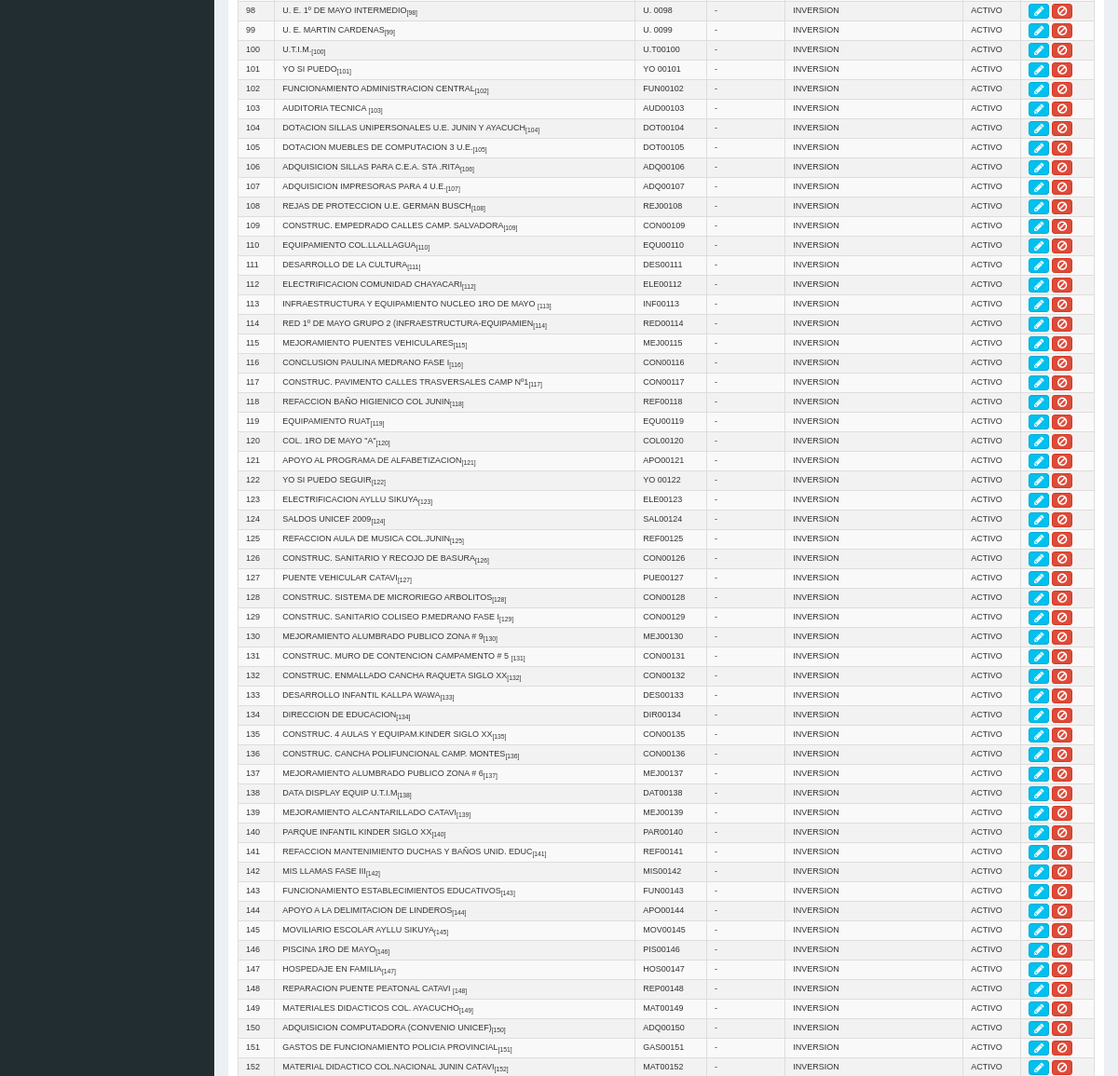
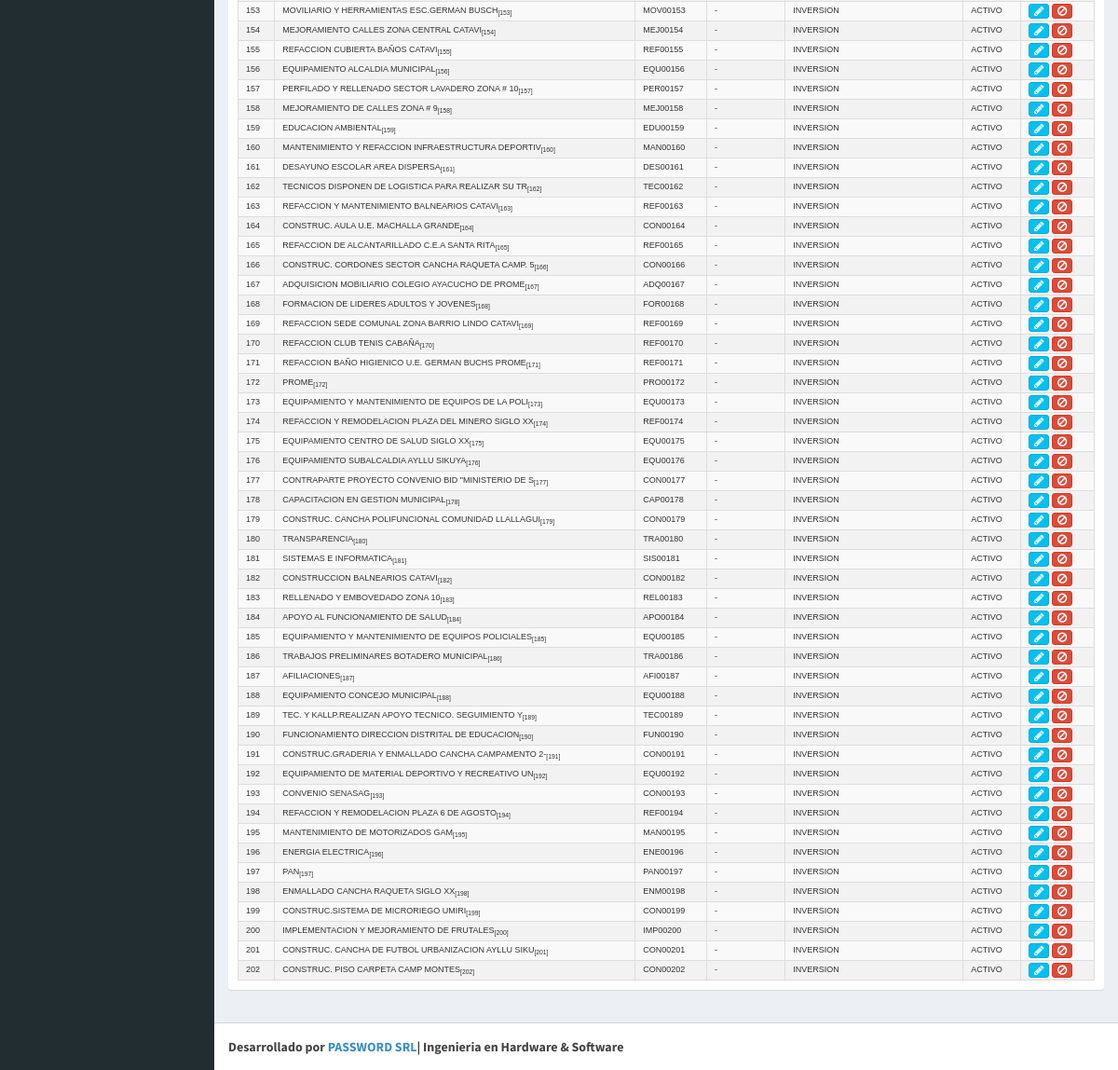
Before: /index.php/programa (lower part) with the older database file (2 pictures, top to bottom).
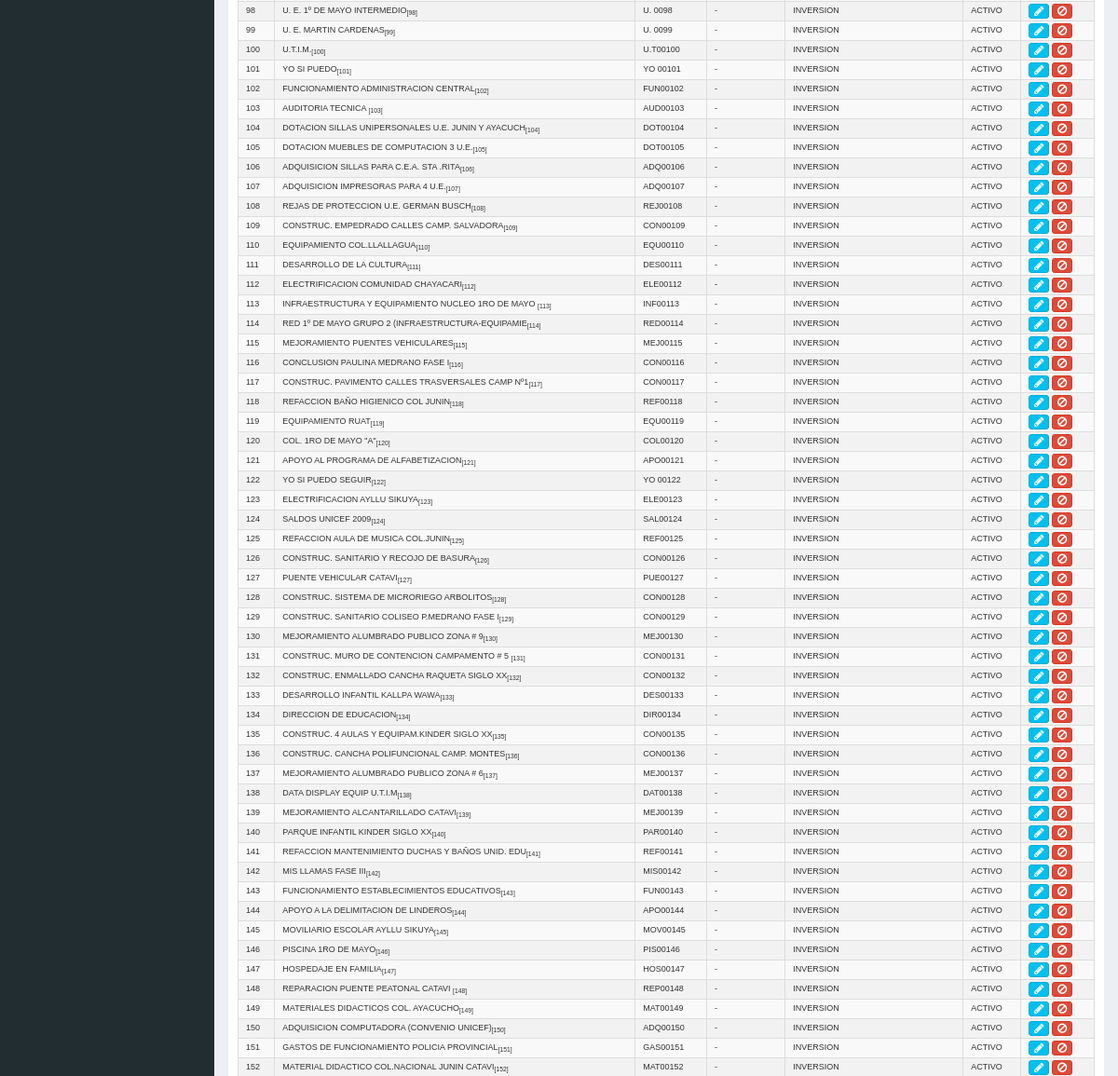
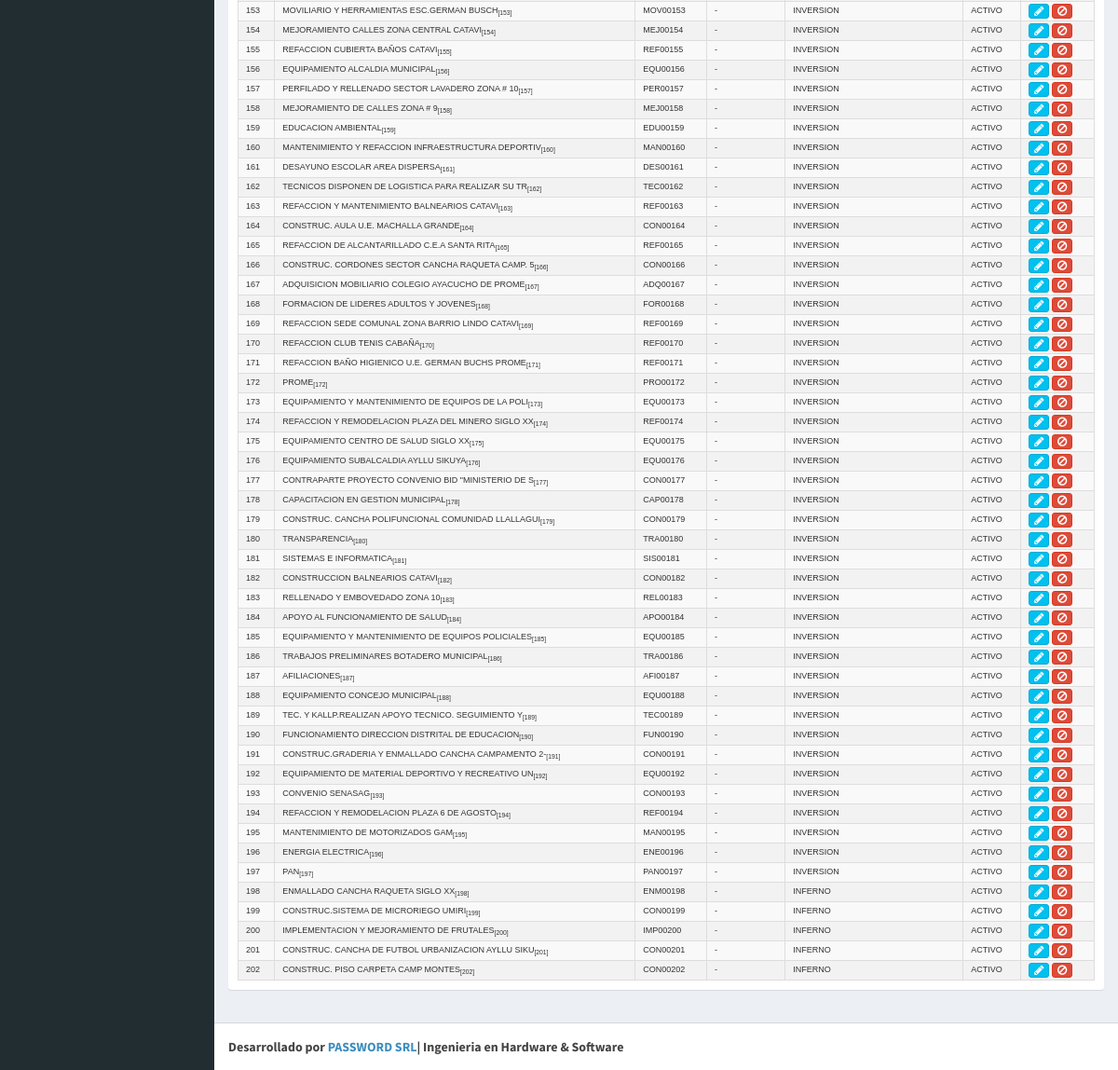
After: the same page with the newer database file (2 pictures, top to bottom).
### tables this page shows
CREATE TABLE `programa` (
  `programa_id` int(11) NOT NULL AUTO_INCREMENT,
  `unidad_id` int(11) DEFAULT NULL,
  `estado_id` int(11) DEFAULT NULL,
  `programa_nombre` varchar(50) DEFAULT NULL,
  `programa_codigo` varchar(20) DEFAULT NULL,
  `programa_descripcion` varchar(250) DEFAULT NULL,
  PRIMARY KEY (`programa_id`),
  UNIQUE KEY `programa_id` (`programa_id`),
  KEY `fk_estado_programa` (`estado_id`),
  KEY `fk_unidad_programa` (`unidad_id`),
  CONSTRAINT `fk_estado_programa` FOREIGN KEY (`estado_id`) REFERENCES `estado` (`estado_id`),
  CONSTRAINT `fk_unidad_programa` FOREIGN KEY (`unidad_id`) REFERENCES `unidad` (`unidad_id`)
);

CREATE TABLE `unidad` (
  `unidad_id` int(11) NOT NULL AUTO_INCREMENT,
  `unidad_nombre` varchar(150) DEFAULT NULL,
  `unidad_codigo` varchar(20) DEFAULT NULL,
  `unidad_descripcion` varchar(250) DEFAULT NULL,
  `estado_id` int(11) DEFAULT '1',
  PRIMARY KEY (`unidad_id`),
  UNIQUE KEY `unidad_id` (`unidad_id`)
);

CREATE TABLE `estado` (
  `estado_id` int(11) NOT NULL AUTO_INCREMENT,
  `estado_descripcion` varchar(50) DEFAULT NULL,
  `estado_tipo` int(11) DEFAULT NULL,
  `estado_color` varchar(30) DEFAULT NULL,
  PRIMARY KEY (`estado_id`),
  UNIQUE KEY `estado_id` (`estado_id`)
);

### application/controllers/Programa.php (called while the page is built, shortened)
<?php
class Programa extends CI_Controller{
    function __construct()
    {
        $this->load->model('Programa_model');
        $this->load->model('Unidad_model');
        $this->load->model('Estado_model');
    }
    function index()
    {
        $data['programa'] = $this->Programa_model->get_all_programa();
        $data['estado'] = $this->Estado_model->get_all_estado();
        $data['unidad'] = $this->Unidad_model->get_all_unidad();
        $data['_view'] = 'programa/index';
        $this->load->view('layouts/main',$data);
    }
}

### index.php (called while the page is built, shortened)
<?php
require_once BASEPATH.'core/CodeIgniter.php';

### application/models/Programa_model.php (called while the page is built, shortened)
<?php
class Programa_model extends CI_Model
{
    function get_all_programa()
    {
        $programa = $this->db->query("
            SELECT
                *
            FROM
                `programa`
            WHERE
                1 = 1
            ORDER BY `programa_id`
        ")->result_array();
        return $programa;
    }
}

### application/models/Unidad_model.php (called while the page is built, shortened)
<?php
class Unidad_model extends CI_Model
{
    function get_all_unidad()
    {
        $unidad = $this->db->query("
            SELECT
                *
            FROM
                `unidad`
            WHERE
                1 = 1
            ORDER BY `unidad_id`
        ")->result_array();
        return $unidad;
    }
}

### application/models/Estado_model.php (called while the page is built, shortened)
<?php
class Estado_model extends CI_Model
{
    function get_all_estado()
    {
        $estado = $this->db->query("
            SELECT
                *
            FROM
                `estado`
            WHERE
                1 = 1
            ORDER BY `estado_id`
        ")->result_array();
        return $estado;
    }
}

### application/views/programa/index.php (the view, shortened to what this page needs)
<link href="<?php echo base_url('resources/css/mitabla.css'); ?>" rel="stylesheet">
<div class="row">
    <div class="col-md-12">
        <div class="box">
            <div class="box-body table-responsive">
                <table class="table table-striped"  id="mitabla">
                    <tbody class="buscar">
                    <?php $n = 1;
                        foreach($programa as $p){
                        $e = $estado[$p['estado_id']-1]['estado_descripcion'];
                        $u = $unidad[$p['unidad_id']-1]['unidad_nombre'];
                        if ($p['estado_id']<>1) $color = "bgcolor='".$estado[$p['estado_id']-1]['estado_color']."'";
                        else $color ="";
                        ?>
                    <tr>
                                                <td <?php echo $color; ?>><?php echo $n++; ?></td>
                                                <td <?php echo $color; ?>><?php echo $p['programa_nombre']; ?><sub>[<?php echo $p['programa_id']; ?>]</sub></td>
						<td <?php echo $color; ?>><?php echo $p['programa_codigo']; ?></td>
						<td <?php echo $color; ?>><?php echo $p['programa_descripcion']; ?></td>
						<td <?php echo $color; ?>><?php echo $u; ?></td>
						<td <?php echo $color; ?>><?php echo $e; ?></td>
						<td <?php echo $color; ?>>
                                                    <a href="<?php echo site_url('programa/edit/'.$p['programa_id']); ?>" class="btn btn-info btn-xs" title="Modificar"><span class="fa fa-pencil"></span> </a>
                            <a href="<?php echo site_url('programa/inactivar/'.$p['programa_id']); ?>" class="btn btn-danger btn-xs"><span class="fa fa-ban"  title="Inactivar"></span> </a>
                        </td>
                    </tr>
                    <?php } ?>
                    </tbody>
                </table>
            </div>
        </div>
    </div>
</div>

Changed rows visible on the page:
changed programa "RED00114": programa_nombre "RED 1º DE MAYO GRUPO 2 (INFRAESTRUCTURA-EQUIPAMIEN" → "RED 1º DE MAYO GRUPO 2 (INFRAESTRUCTURA-EQUIPAMIE"
changed programa "REF00141": programa_nombre "REFACCION MANTENIMIENTO DUCHAS Y BAÑOS UNID. EDUC" → "REFACCION MANTENIMIENTO DUCHAS Y BAÑOS UNID. EDU"
changed through a linked row, programa "ENMALLADO CANCHA RAQUETA SIGLO XX": unidad.unidad_nombre "INVERSION" → "INFERNO"
changed through a linked row, programa "CONSTRUC.SISTEMA DE MICRORIEGO UMIRI": unidad.unidad_nombre "INVERSION" → "INFERNO"
changed through a linked row, programa "IMPLEMENTACION Y MEJORAMIENTO DE FRUTALES": unidad.unidad_nombre "INVERSION" → "INFERNO"
changed through a linked row, programa "CONSTRUC. CANCHA DE FUTBOL URBANIZACION AYLLU SIKU": unidad.unidad_nombre "INVERSION" → "INFERNO"
changed through a linked row, programa "CONSTRUC. PISO CARPETA CAMP MONTES": unidad.unidad_nombre "INVERSION" → "INFERNO"
